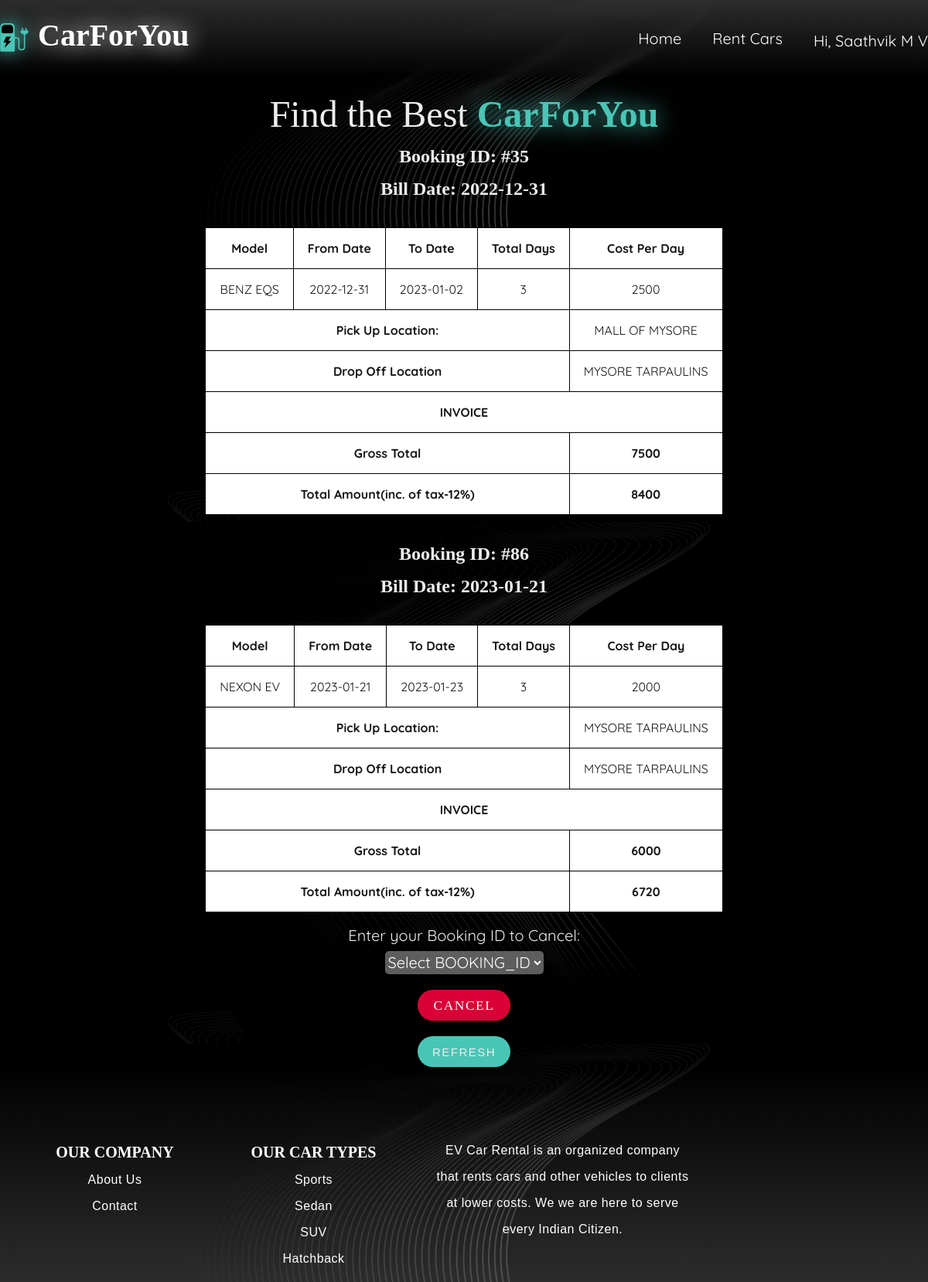
Page /status.php?id=abc@gmail.com (signed in) on the committed database.
### tables this page shows
CREATE TABLE `customer_details` (
  `EMAIL_ID` varchar(30) NOT NULL,
  `FNAME` varchar(25) NOT NULL,
  `MNAME` varchar(15) DEFAULT NULL,
  `LNAME` varchar(25) NOT NULL,
  `DL_NUMBER` char(8) NOT NULL,
  `PHONE_NUMBER` int(11) NOT NULL,
  `STREET` varchar(30) NOT NULL,
  `CITY` varchar(20) NOT NULL,
  `STATE_NAME` varchar(20) NOT NULL,
  `ZIPCODE` int(11) NOT NULL,
  `PASSWORD` varchar(20) NOT NULL
);

CREATE TABLE `billing_details` (
  `BILL_ID` int(11) NOT NULL,
  `DL_NUM` varchar(10) NOT NULL,
  `NAME` varchar(30) DEFAULT NULL,
  `BOOKING_ID` int(11) NOT NULL,
  `BILL_DATE` date NOT NULL,
  `MODEL_NAME` varchar(30) DEFAULT NULL,
  `FROM_DATE` date DEFAULT NULL,
  `TO_DATE` date DEFAULT NULL,
  `NO_OF_DAYS` int(11) NOT NULL,
  `CPD` int(11) DEFAULT NULL,
  `PICK_LOC` char(30) DEFAULT NULL,
  `DROP_LOC` char(30) DEFAULT NULL,
  `GROSS_TOTAL` int(11) NOT NULL,
  `TOTAL_AMOUNT` int(11) NOT NULL
);

### status.php (the view, shortened to what this page needs)
<!DOCTYPE html>
<html lang="en">
<head>
    <link rel="stylesheet" type="text/css" href="css/reset.css">
    <link rel="stylesheet" type="text/css" href="css/responsive.css">
</head>
<body class="hide">
    <section class="">
        <?php
        include 'header.php'; ?>
    </section>
    <?php include 'includes/config.php'; ?>
    <section class="caption" style="margin-top:100px">
        <br>
        <h1><span style="font-size:xxx-large; font-weight: 100; color: #ededed; filter: drop-shadow(0px 0px 1px #000);">Find the Best</span><span style="text-align: center; font-size:xxx-large; color: #49c5b6; filter: drop-shadow(0px 0px 15px #49C5B6);"> CarForYou</span></h1>
    </section>
    <?php
    $view1 = "SELECT * FROM customer_details WHERE EMAIL_ID='$_GET[id]'";
    $v1 = $conn->query($view1);
    $vw1 = $v1->fetch_assoc();
    $dlnum = $vw1['DL_NUMBER'];
    $view2 = "SELECT * FROM billing_details WHERE DL_NUM='$dlnum'";
    $v2 = $conn->query($view2);
    $try = $v2->num_rows;
    if ($try > 0) {
        while ($vw2 = $v2->fetch_assoc()) {
            $bookid = $vw2['BOOKING_ID'];
            $billdate = $vw2['BILL_DATE'];
            $model = $vw2['MODEL_NAME'];
            $fromdate = $vw2['FROM_DATE'];
            $todate = $vw2['TO_DATE'];
            $numDays = $vw2['NO_OF_DAYS'];
            $cpd = $vw2['CPD'];
            $pickloc = $vw2['PICK_LOC'];
            $droploc = $vw2['DROP_LOC'];
            $gross = $vw2['GROSS_TOTAL'];
            $total = $vw2['TOTAL_AMOUNT'];
    ?>
            <h2 class="bookdet"><?php echo 'Booking ID: #' . $bookid ?></h2>
            <h2 class="bookdet"><?php echo 'Bill Date: ' . $billdate  ?></h2>
            <div class="cal">
                <table class="invc">
                    <tr>
                        <th>Model</th>
                        <th>From Date</th>
                        <th>To Date</th>
                        <th>Total Days</th>
                        <th>Cost Per Day</th>
                    </tr>
                    <tr>
                        <td><?php echo $model ?></td>
                        <td><?php echo '' . $fromdate ?></td>
                        <td><?php echo '' . $todate ?></td>
                        <td><?php echo '' . $numDays ?></td>
                        <td><?php echo '' . $cpd ?></td>
                    </tr>
                    <tr>
                        <th colspan="4" style="text-align:center;">Pick Up Location:</th>
                        <td><?php echo '' . $pickloc ?></td>
                    </tr>
                    <tr>
                        <th colspan="4" style="text-align:center;">Drop Off Location</th>
                        <td><?php echo '' . $droploc ?></td>
                    </tr>
                    <tr>
                        <th colspan="5" style="text-align:center;"> INVOICE</th>
                    </tr>
                    <tr>
                        <th colspan="4" style="text-align:center;">Gross Total</th>
                        <th><?php echo '' . $gross ?></th>
                    </tr>
                    <tr>
                        <th colspan="4" style="text-align:center;">Total Amount(inc. of tax-12%)</th>
                        <th><?php echo '' . $total ?></th>
                    </tr>
                </table>
            </div>
        <?php
        }
        ?><div class="wrapper">
            <div>
                <form method="post">
                    <label class="booking" for="book-id">Enter your Booking ID to Cancel: </label><br>
                    <select name="cancel-id" required>
                        <option> Select BOOKING_ID </option>
                    </select>
                    <br>
                    <input class="cancbut" id="cancel" type="submit" name='cancel' value="CANCEL">
                </form>
            </div>
            <button style="height: 40px; width: 120px; color: #ededed; background: #49c5b6;" class="but"><a href="status.php?id=<?php echo $_SESSION['email'] ?>"></a>REFRESH</button>
        </div>
    <?php
    } else { ?>
        <h1 class="red-font" style="font-size:30px; margin:60px;">You Have NO BOOKINGS!</h1>
    <?php
    }
    ?>
    <?php
    include 'footer.php';
    ?>
</body>
</html>

### header.php (shortened to what this page needs)
<html>
<head>
</head>
<header id="header">
	<div class="wrapper" style="max-width: 1200px;">
		<a href="index.php">
			<h1 class="logo"><img id="logoimg" src="/ev/assets/favicon_io/android-chrome-512x512.png" alt="logo" width="37" height="37"> CarForYou</h1>
		</a>
		<nav>
			<?php
			if (!isset($_SESSION['email']) || !isset($_SESSION['pass'])) {
			?>
				<ul>
					<li><a href="index.php">Home</a></li>
					<li><a href="rentcars.php">Rent Cars</a></li>
					<li><a href="#about">About</a></li>
					<li><a href="#contact">Contact</a></li>
					<li><a href="account.php">Login</a></li>
				</ul>
			<?php
			} else {
				include 'includes/config.php';
				$email = $_SESSION['email'];
				$user = "SELECT * FROM customer_details WHERE EMAIL_ID = '$email'";
				$rs = $conn->query($user);
				$rws = $rs->fetch_assoc();
				$name = $rws['FNAME'] . ' ' . $rws['MNAME'] . ' ' . $rws['LNAME'];
			?>
				<ul>
					<li><a href="index.php?id=<?php echo $_SESSION['email'] ?>">Home</a></li>
					<li><a href="rentcars.php?id=<?php echo $_SESSION['email'] ?>">Rent Cars</a></li>
					<li>
						<div class="dropdown">
							<button class="dropbtn">
								<?php echo 'Hi, ' . $name; ?>
							</button>
						</div>
					</li>
				</ul>
			<?php
			}
			?>
		</nav>
	</div>
</header>
</html>

### css/responsive.css (style rules this page uses)
body { background-image: url('/ev/assets/bgm.jpg'); background-size: contain; }
html { scroll-behavior: smooth; }
.wrapper { max-width: 1100px; margin: 0 auto; position: relative; }
h1, h2, h3, h4, h5, h6 { color: #626262; font-family: "Good Times"; }
h1 { font-size: 1em; margin: .5em 0 }
h2 { font-size: 1.5em; margin: .75em 0 }
h1, h2, h3, h4, h5, h6 { font-weight: bolder }
header { width: 100%; height: 100px; background: linear-gradient(180deg, rgba(132, 132, 132, 0.502) -50%, rgba(255, 255, 255, 0) 100%); backdrop-filter: blur(5px); position: fixed; top: 0; z-index: 10; }
header .logo { font-family: 'Good Times'; margin-top: 25px; float: left; color: rgb(255, 255, 255); text-shadow: 0px 0px 30px #ffffff; }
header nav { float: right; opacity: 1; }
header nav ul { margin-top: 40px; list-style: none; float: left; }
header nav ul li { float: left; margin-left: 40px; }
header nav ul li a, header nav .login_btn { text-decoration: none; color: rgb(255, 255, 255); font-family: 'Quicksand'; font-size: 20px; letter-spacing: 0px; }
.cal { display: flex; }
.invc { margin: 20px auto; background: white; }
.invc tr { font-family: 'Quicksand'; text-align: center; color: #171717; }
.invc th, .invc td { border: 1px solid black; padding: 15px; padding: 18px; }
::placeholder { color: #ededed; }
input { color: white; background: rgba(186, 186, 186, 0.502); font-family: 'Quicksand'; font-size: 20px; height: 30px; margin-top: 10px; border-radius: 5px; overflow: hidden; border: none; filter: blur(); }
select { color: white; background: rgba(186, 186, 186, 0.502); font-family: 'Quicksand'; font-size: 20px; height: 30px; margin-top: 10px; border-radius: 5px; overflow: hidden; border: none; filter: blur(); }
.but { margin-top: 20px; border-radius: 20px; border: 0; background-color: white; box-shadow: rgb(0 0 0 / 5%) 0 0 8px; letter-spacing: 1.5px; text-transform: uppercase; font-size: 15px; transition: all .5s ease; }
.cancbut { margin-top: 20px; border-radius: 20px; border: 0; background-color: white; box-shadow: rgb(0 0 0 / 5%) 0 0 8px; letter-spacing: 1.5px; text-transform: uppercase; font-size: 15px; transition: all .5s ease; }

### status.php (style rules this page uses)
.booking { font-size: 20px; font-family: 'Quicksand'; color: #ededed; }
#cancel { font-size: 17.5px; font-family: 'Good Times'; height: 40px; width: 120px; color: white; border: none; border-radius: 50px; background-color: #da0037; }
.bookdet { color: #ededed; }

### header.php (style rules this page uses)
.logo { font-size: 40px; display: grid; place-items: center; grid-template-columns: 37px auto; gap: 12px; }
#logoimg { filter: drop-shadow( 0px 0px 12.5px #49c5b6); margin-top: 5px; }
.dropdown { float: left; overflow: hidden; }
.dropdown .dropbtn { font-size: 20px; border: none; outline: none; color: white; transition: 0.3s; background-color: transparent; font-family: 'Quicksand'; margin: 0; padding: 0; }
nav ul li a { transition: 0.3s; }

### rows in the picture
customer_details: name "Saathvik M V"
billing_details: BOOKING_ID "35", BILL_DATE "2022-12-31", MODEL_NAME "BENZ EQS", FROM_DATE "2022-12-31", TO_DATE "2023-01-02", NO_OF_DAYS "3", CPD "2500", PICK_LOC "MALL OF MYSORE", DROP_LOC "MYSORE TARPAULINS", GROSS_TOTAL "7500", TOTAL_AMOUNT "8400"
billing_details: BOOKING_ID "86", BILL_DATE "2023-01-21", MODEL_NAME "NEXON EV", FROM_DATE "2023-01-21", TO_DATE "2023-01-23", NO_OF_DAYS "3", CPD "2000", PICK_LOC "MYSORE TARPAULINS", DROP_LOC "MYSORE TARPAULINS", GROSS_TOTAL "6000", TOTAL_AMOUNT "6720"
